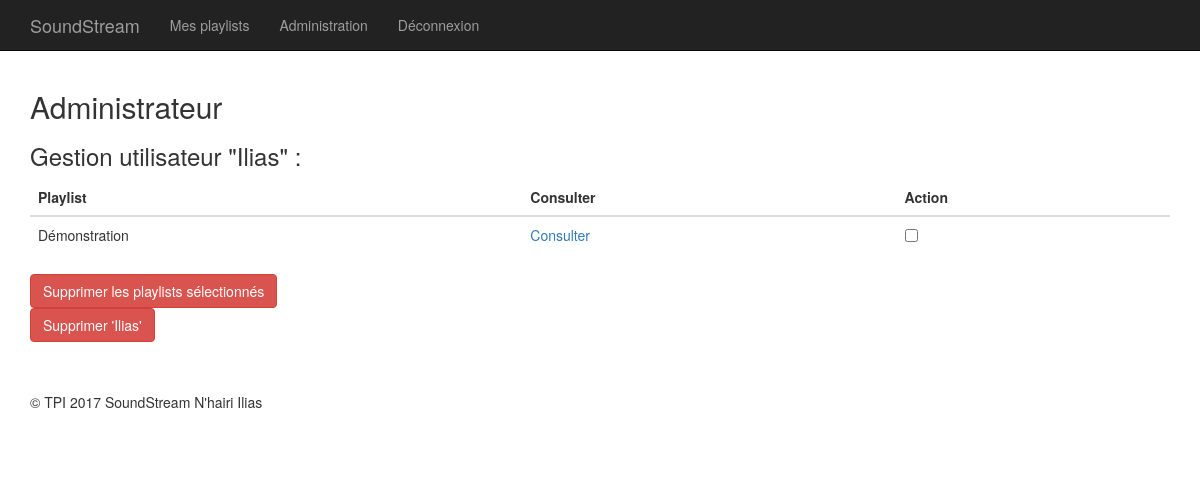
The app's page /Web/http/manageUser.php?id=2 (signed in) with its own data.
### tables this page shows
CREATE TABLE `users` (
  `idUser` int(11) NOT NULL,
  `pseudoUser` varchar(30) NOT NULL,
  `passUser` longtext NOT NULL,
  `privilegesUser` tinyint(1) NOT NULL
);

CREATE TABLE `playlists` (
  `idPlaylist` int(11) NOT NULL,
  `namePlaylist` varchar(25) NOT NULL,
  `idUser` int(11) NOT NULL
);

### Web/http/manageUser.php (the view, shortened to what this page needs)
<?php
require_once("php/functions.php");
$sql = "SELECT * FROM users WHERE idUser = :id";
$query = $db->prepare($sql);
$query->execute(array(
  'id' => htmlentities($_GET['id'])
));
$user = $query->fetchall();
$user = $user[0];
$sql = "SELECT * FROM playlists WHERE idUser = :id";
$query = $db->prepare($sql);
$query->execute(array(
  'id' => htmlentities($_GET['id'])
));
$playlists = $query->fetchall();
?>
<!DOCTYPE html>
<html lang="fr">
<head>
  <link href="css/bootstrap.min.css" rel="stylesheet">
  <link href="css/style.css" rel="stylesheet">
</head>
<body>
  <nav class="navbar navbar-inverse navbar-fixed-top" role="navigation">
    <div class="container">
      <div class="navbar-header">
      <a class="navbar-brand" href="user.php">SoundStream</a>
    </div>
    <div class="collapse navbar-collapse" id="bs-example-navbar-collapse-1">
      <?php if(isset($_SESSION['idUser'])) {?>
      <ul class="nav navbar-nav">
        <li>
          <a href="user.php">Mes playlists</a>
        </li>
        <li>
          <a href="admin.php">Administration</a>
        </li>
        <li>
          <a href="deconnexion.php">Déconnexion</a>
        </li>
      </ul>
      <?php } ?>
    </div>
  </div>
</nav>
<div class="container">
  <h2>Administrateur</h2>
  <h3>Gestion utilisateur "<?php echo $user['pseudoUser']; ?>" :</h3>
<?php if(count($playlists) > 0){ ?>
  <form action="delPlaylists.php" method="post">
    <table class="table table-hover">
      <thead>
        <tr>
          <th>Playlist</th>
          <th>Consulter</th>
          <th>Action</th>
        </tr>
      </thead>
      <tbody>
        <?php foreach ($playlists as $playlist) { ?>
        <tr>
          <td><?php echo $playlist['namePlaylist']; ?></td>
          <td><a href="playlist.php?id=<?php echo $playlist['idPlaylist']; ?>">Consulter</a></td>
          <td><input type="checkbox" name="playlistToDel[]" value="<?php echo $playlist['idPlaylist']; ?>"></td>
        </tr>
        <?php } ?>
      </tbody>
    </table>
    <input type="submit" class="btn btn-danger" value="Supprimer les playlists sélectionnés"/>
  </form>
<?php }else{ ?>
  <p>Aucune playlist.</p>
  <?php } ?>
  <form action="delUsers.php" method="post">
    <input type="submit" class="btn btn-danger" value="Supprimer '<?php echo $user['pseudoUser']; ?>'">
  </form>
  <footer>
    <div class="row">
      <div class="col-lg-12">
        <p>&copy; TPI 2017 SoundStream N'hairi Ilias</p>
      </div>
    </div>
  </footer>
</div>
</body>
</html>

### Web/http/css/style.css (style rules this page uses)
body { padding-top: 70px; }
footer { margin: 50px 0; }

### records on screen
users: pseudoUser "Ilias", pseudoUser "Supprimer 'Ilias'"
playlists: namePlaylist "Démonstration"
